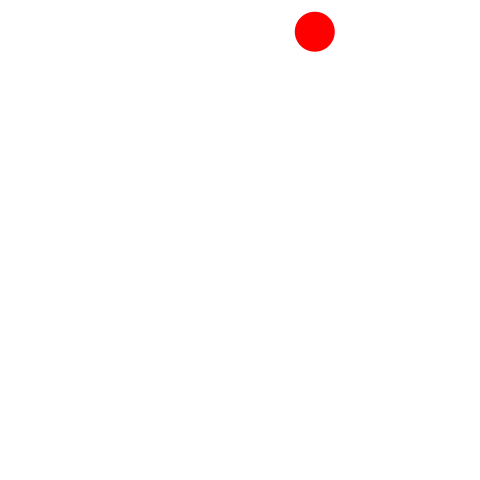
Frame 1 (no input)
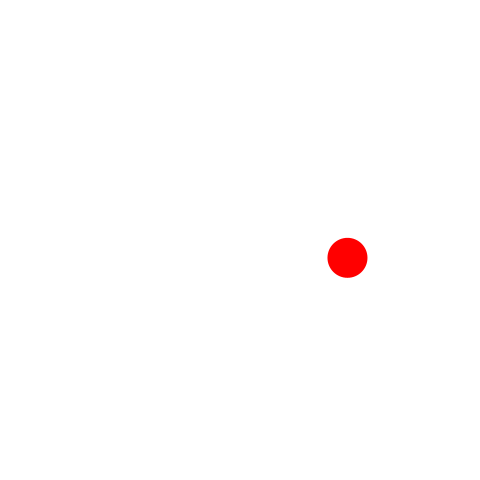
Frame 60 (the mouse pressed at the canvas centre just before this capture)
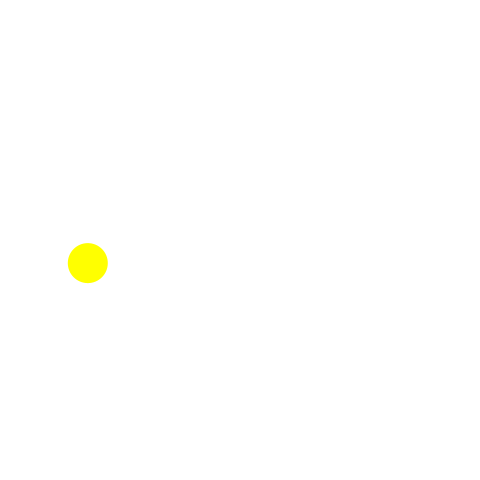
Frame 120 (the mouse held since frame 60 and released just before this capture)

The Processing sketch that drew these frames (run headless with seeded random() and noise(); from frame 60 on, the mouse is pressed at the canvas centre):

// Processing sketch: ballColorChanging
// ── ballColorChanging.pde
final float vx0min = -7;            // vxの初期値の下限
final float vx0max = 5;             // vxの初期値の上限
final float vy0min = 4;             // vyの初期値の下限
final float vy0max = 15;            // vyの初期値の上限
final float fps = 60;               // 1秒間あたりのフレーム数
final float gravity = 9.8 / fps;    // 1フレームあたりの重力加速度
final float elas = 0.98;            // 反発係数
final float D = 40;                 // ボールの直径
final float hueMax = 360.0;         // 色相の最大値
Ball Ball0;

void setup() {
  frameRate(fps);
  size(480, 480);
  noStroke();
  colorMode(HSB, hueMax, 100, 100);
  fill(0, 0, 0);
  Ball0=new Ball();
  Ball0.setX(random(Ball0.d/ 2, width - Ball0.d / 2));     // ボールの中心のx座標
  Ball0.setY(random(Ball0.d / 2, height / 5));     // ボールの中心のy座標
  Ball0.setVX(random(vx0min, vx0max));           // ボールの速度のx成分
  Ball0.setVY(random(vy0min, vy0max));          // ボールの速度のy成分
  Ball0.setd(D);  //ボールの大きさ
}

void draw() {
  background(0, 0, 100);
  Ball0.move();
  Ball0.draw();
  ellipse(Ball0.X, Ball0.Y, Ball0.d, Ball0.d);
}

class Ball {
  float X  =0;
  float Y  =0;
  float VX =0;
  float VY =0;
  float d ;
  float bounds;
  float Hue;
  boolean oneshot;
  void setX(float X) {
    this.X = X;
  }
  void setY(float Y) {
    this.Y = Y;
  }
  void setVX(float VX) {
    this.VX = VX;
  }
  void setVY(float VY) {
    this.VY = VY;
  }
  void setd(float D) {
    this.d = D;
  }
  void move() {
    X  += VX;          // ボールが速度ぶん移動する
    VY += gravity;           // 速度のy成分に重力加速度を加算する
    Y  += VY;          // ボールが速度ぶん移動する
    if (X < d / 2) {
      VX = - VX * elas;
      X = d / 2;
      bounds++;
    } else if (X > width - d / 2) {
      VX = - VX  * elas;
      X = width - d / 2;
      bounds++;
    }
    if (Y > height - d / 2) {
      VY = - VY * elas;
      Y = height - d / 2;
      bounds++;
    } else if (Y < d / 2) {
      VY = - VY * elas;
      Y = d / 2;
      bounds++;
    }
    bounds%=3;
    if(bounds==0&&oneshot){
    Hue+=60;
    Hue%=360;
    oneshot=false;
    }
    if(bounds==1){
      oneshot=true;
    }
    System.out.println("X座標は"+X+"."+"Y座標は"+Y+"."+"Xの加速度は"+VX+"."+"Yの加速度は"+VY+"."+"ボールの直径は"+d+"."+bounds+"."+Hue);
  }
  void draw() {
    fill(Hue, 100, 100);
  }
}
